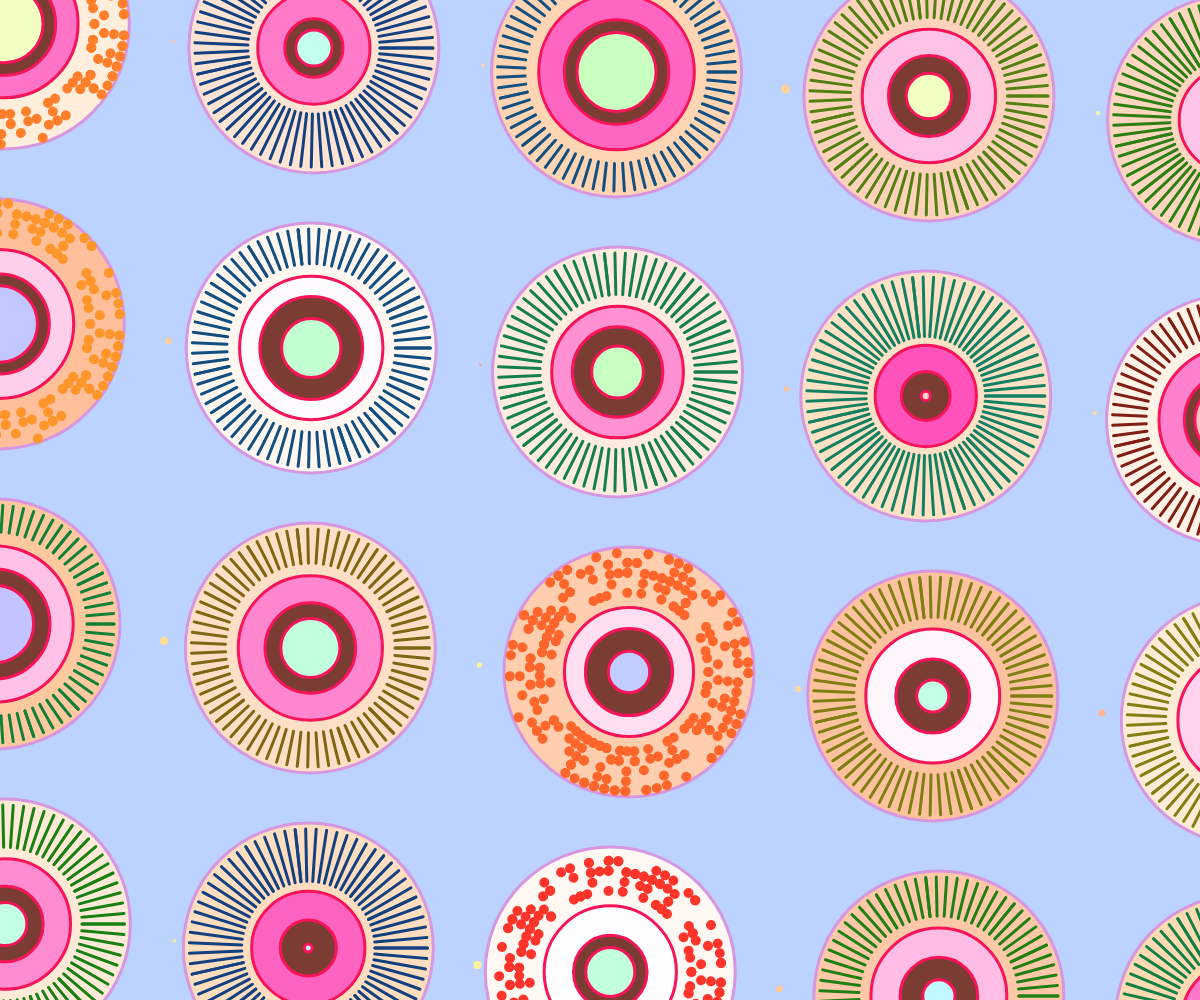
Frame 1 (no input)
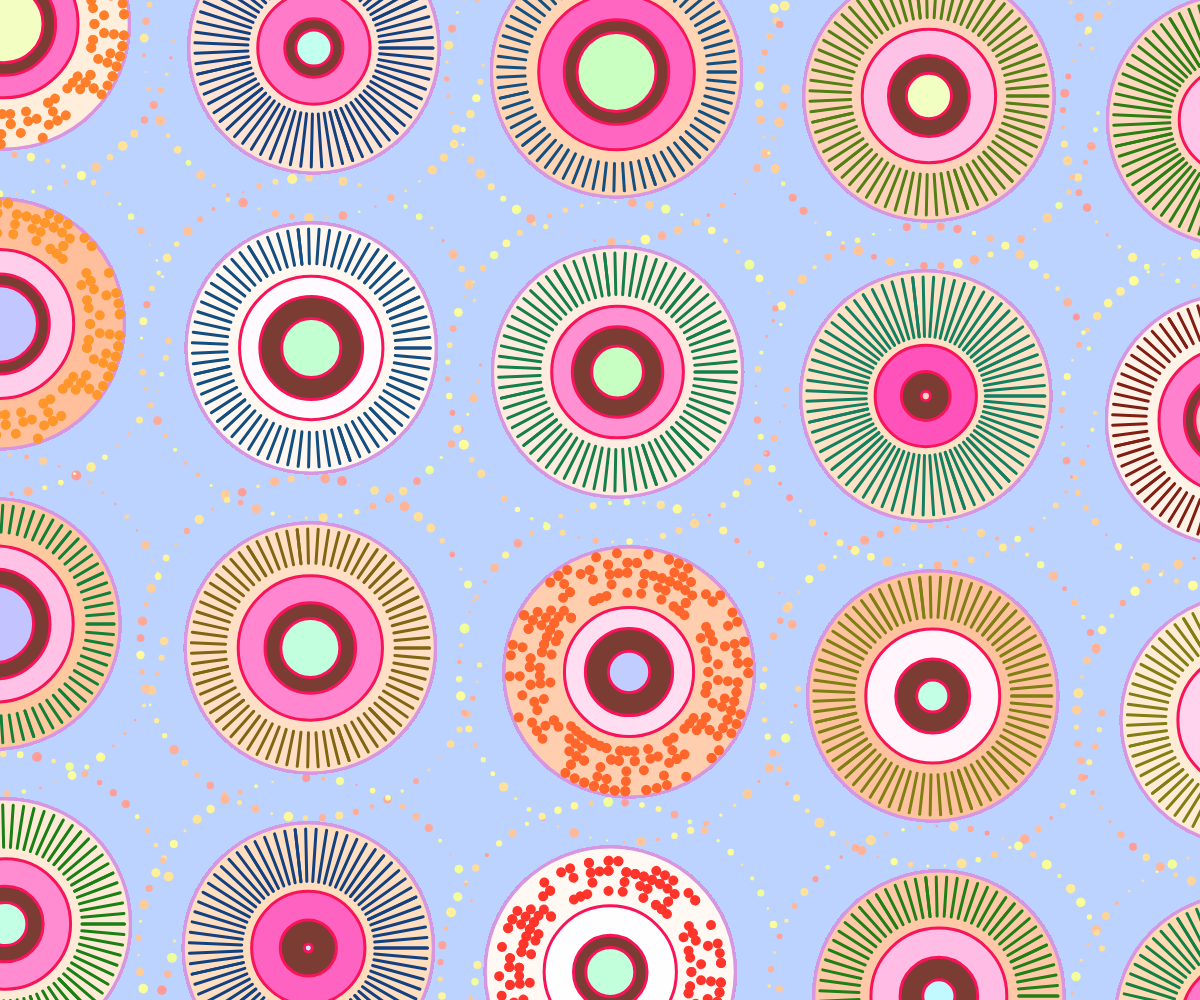
Frame 60 (no input)
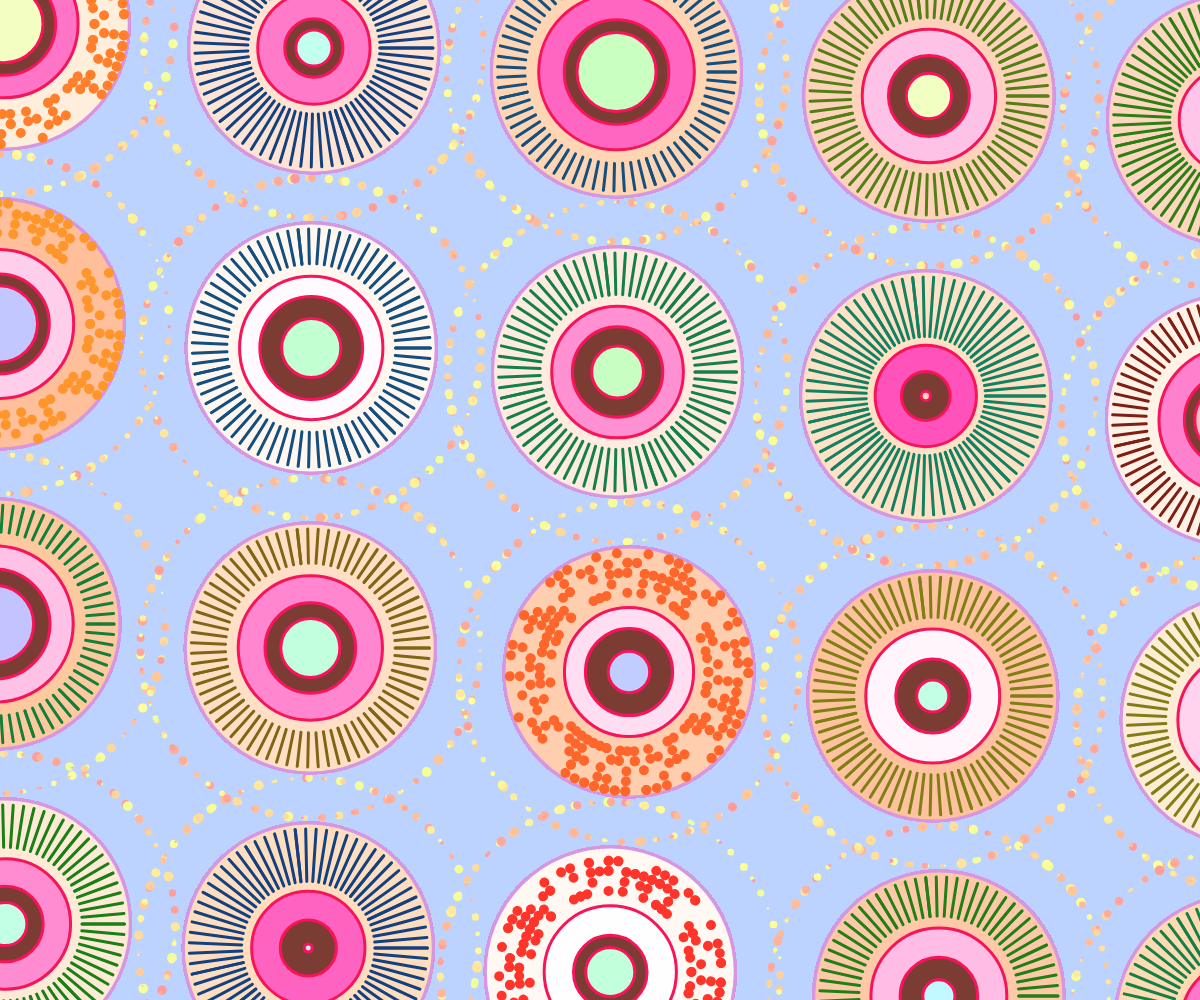
Frame 120 (the mouse pressed at the canvas centre since frame 60)

The p5.js sketch that drew these frames (run headless with seeded random() and noise() and a simulated clock; from frame 60 on, the mouse is pressed at the canvas centre):

// p5.js sketch
// ── sketch.js
let x;
let y;
let diam = 250;
let circle2;
let max = 15;
let circlesX = 15;

let circles = [];
let dots = [];
let stripes = [];
let orbits = [];
let overlap = false;
let yPadding = 200;
let xPadding = 250;
let tempX;
let tempY;

let type = 1;

let image;

function setup() {
  createCanvas(windowWidth, windowHeight);

  //FIND THE AMOUNT OF CIRCLES NEEDED TO FILL WINDOW
  circlesX = Math.round(width / diam);

  console.log(circlesX);

  colorMode(HSB);
  background(220, 26, 100);

  //CREATE CIRCLES UNTIL IT REACHES WITH AND START NEW LAYER
  for (i = 0; i < max; i++) {
    y = (100 + yPadding) * i;

    for (j = 0; j < circlesX; j++) {
      //INCREASES THE Y POSITION OF EACH CIRCLE IN LAYER DEPENDENT OF WINDOW WIDTH
      y += width / (circlesX * 10);
      x = (60 + xPadding) * j + random(-10, 10);
      //SET DIAMETER AND RANDOM INNER CIRCLE DIAMETER

      //INNER CIRCLE DIAM
      circle2 = diam - random(90, 150);

      let circle = new Circle(x, y, diam, circle2);

      //ADD NEW CIRCLE TO ARRAY
      circles.push(circle);

      type = random(1, 2);
      type = Math.round(type);

      //SWITCH RANDOMLY BETWEEN DOTS AND STRIPES
      if (type == 1) {
        let dot = new Dot(x, y, diam, circle2);
        dots.push(dot);
      } else {
        let stripe = new Stripe(x, y, diam, circle2);
        stripes.push(stripe);
      }

      //CREATE ORBIT FOR EACH CIRCLE
      let orbit = new Orbit(x, y);

      orbits.push(orbit);
    }
  }
}

function draw() {
  //DRAW ALL IN ARRAYS
  for (j = 0; j < circles.length; j++) {
    orbits[j].update();
    circles[j].draw();

    orbits[j].draw();
  }

  for (i = 0; i < dots.length; i++) {
    dots[i].draw();
  }

  for (k = 0; k < stripes.length; k++) {
    stripes[k].draw();
  }
}

//CIRCLE OBJECT
class Circle {
  constructor(x, y, d, c2) {
    noStroke();
    this.color1 = color(random(20, 34), random(40), 100); // big circle
    this.color2 = color(324, random(0, 68), 100); // inner circle1: light pink
    this.color3 = color(7, 58, 48); // inner circle2: dark
    this.color4 = color(random(243), 24, 100); // center

    this.stroke = color(342, 92, 97);

    this.xPos = x;
    this.yPos = y;
    this.diam = d;

    //EACH ADDITIONAL CIRCLE WITHIN THE MAIN CIRCLE
    this.circle2 = c2;

    this.circle3 = this.circle2 - random(40, 60);

    this.circle4 = this.circle3 - random(20, 50);
  }

  draw() {
    stroke(292, 33, 88);
    strokeWeight(3);
    fill(this.color1);
    ellipse(this.xPos, this.yPos, this.diam);

    stroke(this.stroke);
    strokeWeight(3);

    fill(this.color2);
    ellipse(this.xPos, this.yPos, this.circle2);

    fill(this.color3);
    ellipse(this.xPos, this.yPos, this.circle3);

    fill(this.color4);
    ellipse(this.xPos, this.yPos, this.circle4);
  }
}

//DOTS OBJECT
class Dot {
  constructor(x, y, diam, min) {
    this.x = x;
    this.y = y;

    this.diam = diam;
    this.min = min;
    this.color = color(random(50), 83, 100);

    this.noOfDots = 50;
    this.noOfLayers = (this.diam - this.min) / 30;
  }

  draw() {
    push();
    noStroke();
    fill(this.color);
    translate(this.x, this.y);
    let size = 10;

    //USES DIAM AND INNER CIRCLE TO DETERMINE WHERE DOTS SHOULD BE
    //CREATES LAYERS OF DOTS ROTATE INCREMENTALLY
    for (let j = 0; j < this.noOfLayers; j++) {
      for (let i = 0; i < this.noOfDots; i++) {
        ellipse(this.min / 1.7 + size / 3 + j * size, 0, size);
        rotate(i * this.noOfDots);
      }
    }

    pop();
  }
}

//STRIPES OBJECT
class Stripe {
  constructor(x, y, diam, min) {
    this.x = x;
    this.y = y;
    this.diam = diam;
    this.min = min;
    this.color = color(random(230), 85, 50);

    this.noOfLines = 80;
  }

  draw() {
    push();
    stroke(this.color);
    strokeWeight(3);

    //CREATES LINES AND RANDOMLY ROTATES
    translate(this.x, this.y);
    for (i = 0; i < this.noOfLines; i++) {
      line(this.min / 1.7, 0, this.diam / 2.1, 0);
      rotate(this.noOfLines);
    }

    pop();
  }
}

//ORBIT OBJECTS
class Orbit {
  constructor(x, y) {
    this.orbitX = x;
    this.orbitY = y;
    this.orbitRadius = 170;
    this.speed = 0.1;
    this.angle = 0;
  }

  draw() {
    //MOVES USING COSINE AND SINE WAVES ORBITTING AROUND CIRCLES
    var x = this.orbitX + this.orbitRadius * cos(this.angle);
    var y = this.orbitY + this.orbitRadius * sin(this.angle);

    fill(random(70), 40, 100);
    noStroke();
    ellipse(x, y, random(2, 10));
  }

  update() {
    this.angle += this.speed;
  }
}
